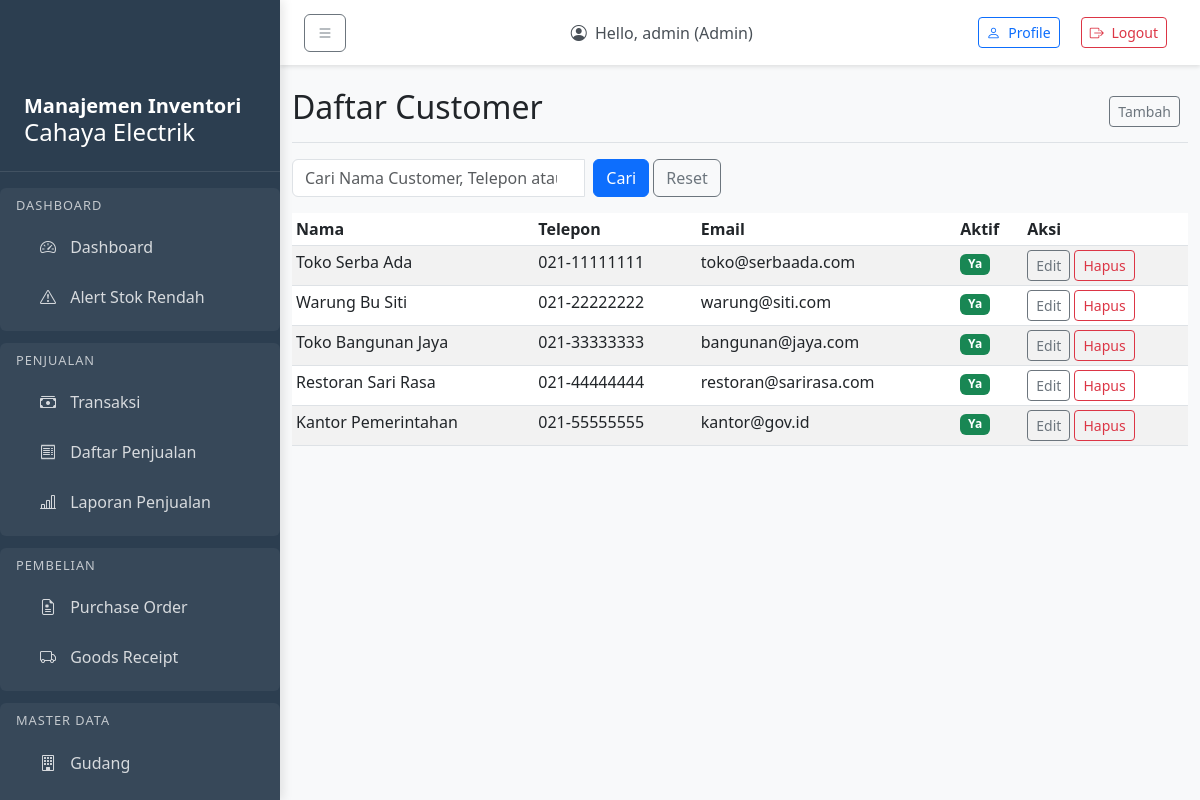
The app's page /master/customers/ (signed in), older data.
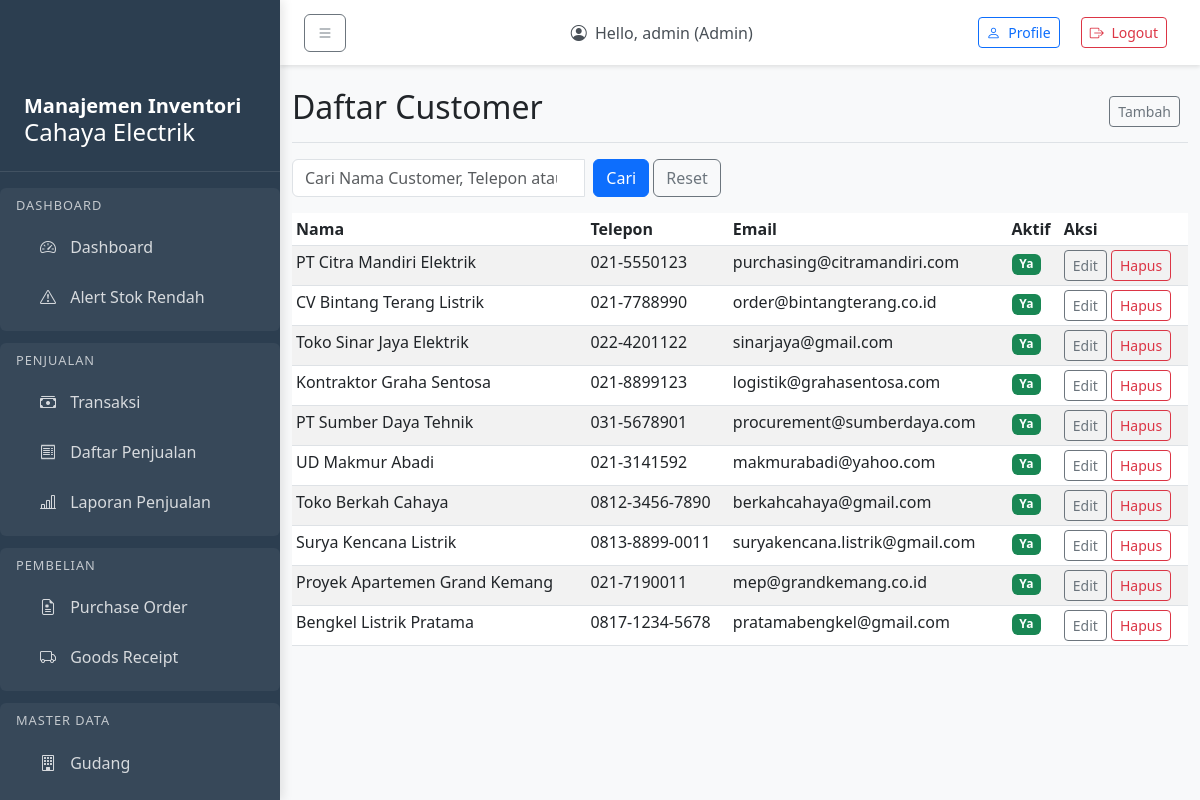
The same page, newer data.
### master/models.py (models this page shows, shortened)
class Customer(models.Model):
    name = models.CharField(max_length=150)
    phone = models.CharField(max_length=30, blank=True)
    email = models.CharField(max_length=100, blank=True)
    address = models.CharField(max_length=255, blank=True)
    is_active = models.BooleanField(default=True)
    created_at = models.DateTimeField(auto_now_add=True)
    class Meta:
        db_table = 'customer'

### master/views.py (the view)
# urls.py: path('customers/', views.customer_list, name='customer_list'),
@login_required
def customer_list(request):
    if request.user.role not in ['manager', 'admin']:
        raise PermissionDenied("Anda tidak memiliki akses ke fitur ini.")
    customers = Customer.objects.all()
    q = request.GET.get('q', '').strip()
    if q:
        customers = customers.filter(
            Q(name__icontains=q) |
            Q(phone__icontains=q) |
            Q(email__icontains=q)
        )
    paginator = Paginator(customers, 10)  # Show 10 customers per page
    page_number = request.GET.get('page')
    page_obj = paginator.get_page(page_number)
    return render(request, 'master/customer_list.html', {'page_obj': page_obj, 'q': q})

### templates/master/customer_list.html (shortened to what this page needs)
{% extends 'master/base_master.html' %}
{% block master_title %}Daftar Customer{% endblock %}
{% block add_url %}{% url 'master:customer_create' %}{% endblock %}
{% block master_content %}
<form class="row g-2 mb-3" method="get">
    <div class="col-8 col-md-4">
        <div class="input-group">
            <input type="search" id="q" name="q" class="form-control"
                placeholder="Cari Nama Customer, Telepon atau Email..." value="{{ q|default:'' }}"
                data-suggestion-url="{% url 'sales:universal_search' %}">
        </div>
    </div>
    <div class="col-auto">
        <button type="submit" class="btn btn-primary">Cari</button>
        <a href="{% url 'master:customer_list' %}" class="btn btn-outline-secondary">Reset</a>
    </div>
</form>
<div class="table-responsive">
    <table class="table table-striped table-sm">
        <thead>
            <tr>
                <th>Nama</th>
                <th>Telepon</th>
                <th>Email</th>
                <th>Aktif</th>
                <th>Aksi</th>
            </tr>
        </thead>
        <tbody>
            {% for customer in page_obj %}
            <tr>
                <td>{{ customer.name }}</td>
                <td>{{ customer.phone|default:"-" }}</td>
                <td>{{ customer.email|default:"-" }}</td>
                <td>
                    {% if customer.is_active %}
                    <span class="badge bg-success">Ya</span>
                    {% else %}
                    <span class="badge bg-secondary">Tidak</span>
                    {% endif %}
                </td>
                <td>
                    <a href="{% url 'master:customer_update' customer.pk %}"
                        class="btn btn-sm btn-outline-secondary">Edit</a>
                    <a href="{% url 'master:customer_delete' customer.pk %}"
                        class="btn btn-sm btn-outline-danger">Hapus</a>
                </td>
            </tr>
            {% empty %}
            <tr>
                <td colspan="5">Tidak ada customer</td>
            </tr>
            {% endfor %}
        </tbody>
    </table>
</div>
{% endblock %}

Row changes from the older to the newer data that the page shows:
removed Customer: name "Toko Serba Ada", phone "021-11111111", email "toko@serbaada.com", is_active "Ya"
removed Customer: name "Warung Bu Siti", phone "021-22222222", email "warung@siti.com", is_active "Ya"
removed Customer: name "Restoran Sari Rasa", phone "021-44444444", email "restoran@sarirasa.com", is_active "Ya"
removed Customer: name "Kantor Pemerintahan", phone "021-55555555", email "kantor@gov.id", is_active "Ya"
added Customer: name "PT Citra Mandiri Elektrik", phone "021-5550123", email "purchasing@citramandiri.com", is_active "Ya"
added Customer: name "CV Bintang Terang Listrik", phone "021-7788990", email "order@bintangterang.co.id", is_active "Ya"
changed Customer: name "Toko Bangunan Jaya" → "Toko Sinar Jaya Elektrik"; phone "021-33333333" → "022-4201122"; email "bangunan@jaya.com" → "sinarjaya@gmail.com"
added Customer: name "Kontraktor Graha Sentosa", phone "021-8899123", email "logistik@grahasentosa.com", is_active "Ya"
added Customer: name "PT Sumber Daya Tehnik", phone "031-5678901", email "procurement@sumberdaya.com", is_active "Ya"
added Customer: name "UD Makmur Abadi", phone "021-3141592", email "makmurabadi@yahoo.com", is_active "Ya"
added Customer: name "Toko Berkah Cahaya", phone "0812-3456-7890", email "berkahcahaya@gmail.com", is_active "Ya"
added Customer: name "Surya Kencana Listrik", phone "0813-8899-0011", email "suryakencana.listrik@gmail.com", is_active "Ya"
added Customer: name "Proyek Apartemen Grand Kemang", phone "021-7190011", email "mep@grandkemang.co.id", is_active "Ya"
added Customer: name "Bengkel Listrik Pratama", phone "0817-1234-5678", email "pratamabengkel@gmail.com", is_active "Ya"
